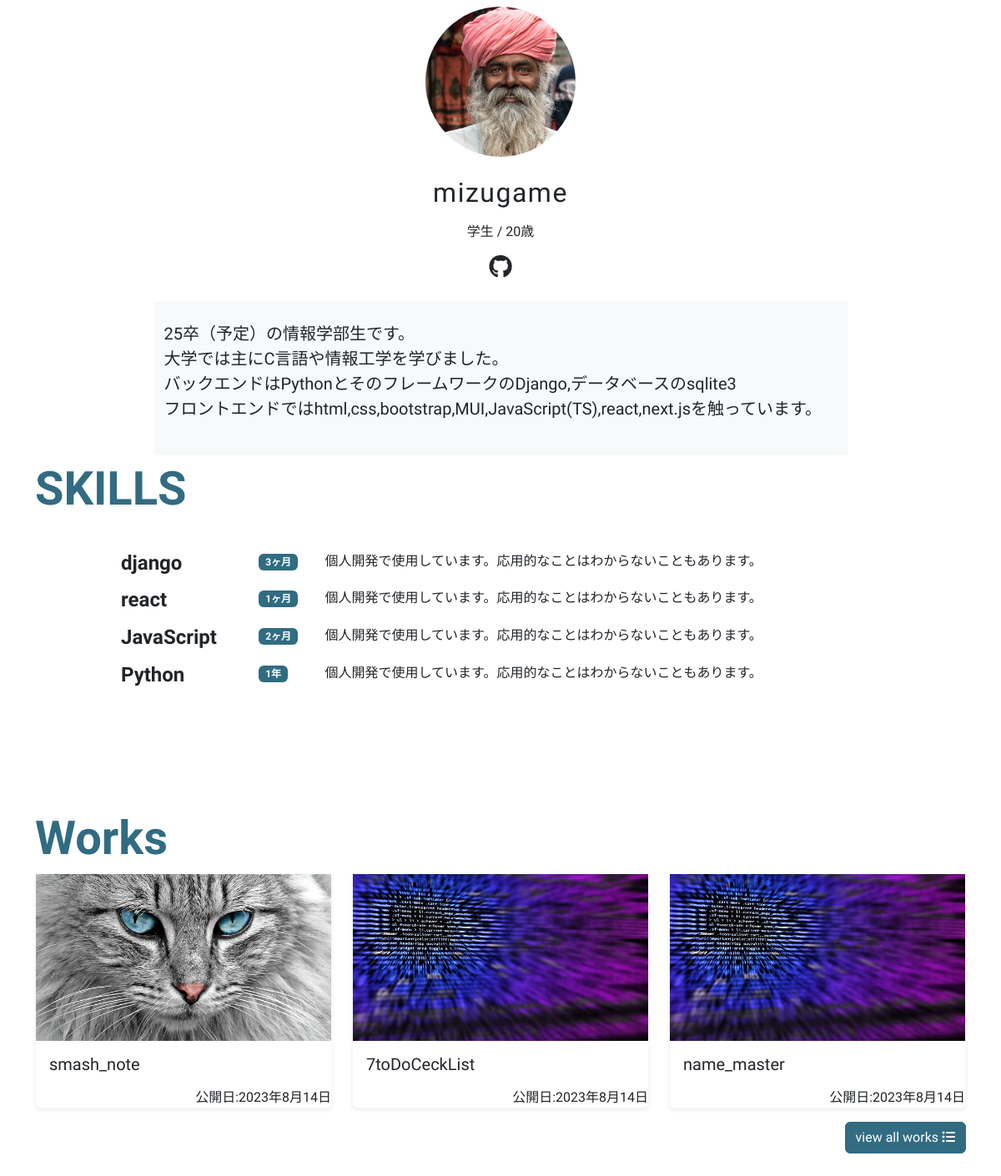
The page / on the database its author committed.
### portfolio/models.py (models this page shows, shortened)
class Profile(models.Model):
    name = models.CharField('名前',max_length=100)
    image = models.ImageField('イメージ',upload_to='profile')
    carrer = models.CharField('職業',max_length=55,null=True,blank=True)
    org = models.CharField('所属組織',max_length=55,null=True,blank=True)
    age = models.CharField('年齢',max_length=55,null=True,blank=True)
    twitter = models.URLField('twitterのURL',null=True,blank=True)
    facebook = models.URLField('facebookのURL',null=True,blank=True)
    instagram = models.URLField('instagramのURL',null=True,blank=True)
    introduction = models.TextField('自己紹介文')
    class Meta:#Metaは管理者画面で表示される名前
        verbose_name_plural = 'プロフィール'# 日本語名

class Skill(models.Model):
    name = models.CharField('名前',max_length=100)
    years = models.IntegerField('経験年数',default=0,null=True,blank=True)
    months = models.IntegerField('経験月数',default=0,null=True,blank=True)
    description = models.ForeignKey(Description,on_delete=models.SET_NULL,null=True,verbose_name='説明文')#削除された時はNULLを登録するようにしたい
    class Meta:
        verbose_name_plural = 'スキル'

class Description(models.Model):#Description:説明、投稿する際にいくつかの中から選択できるようにする
    text = models.CharField('本文',max_length=255)#改行を含まないので
    def __str__(self) -> str:
        return self.text#管理者画面でskillを追加する際にtextを選択できる
    class Meta:
        verbose_name_plural = 'スキルの概要文'

class Work(models.Model):
    title = models.CharField('タイトル',max_length=100)
    image = models.ImageField('イメージ',upload_to='workd',null=True,blank=True)
    url = models.URLField('URL')
    published = models.DateField('公開日',null=True,blank=True)
    class Meta:
        verbose_name_plural = '作品'

### portfolio/views.py (the view)
# urls.py: path('', views.index, name='inex'),
def index(request):
    profile = Profile.objects.all().last()#2つ情報を登録してもエラーが起きない
    skills = Skill.objects.all()
    works = Work.objects.all().order_by('-published')[0:3]
    context = {
        'profile' :profile,
        'skills' :skills,
        'works':works
    }
    return render(request,'index.html',context)

### templates/index.html (shortened to what this page needs)
{% extends 'base.html' %}
{% load static %}
{% block main %}
<header class="header">
  <div class="container">
    <div class="text-center">
      <div class="mb-4">
        <img src="{% static 'assets/img/profile.jpg' %}" height="180" width = "180" class="rounded-circle img-center-cover">
      </div>
      <div>
        <h2 class="text-dark header-title mb-3">{{profile.name}}</h2>
        <div class="mb-3">
          {% if profile.carrer %}
            <span>{{profile.carrer}}</span>
            <span>/</span>
          {% endif %}
          {% if profile.age %}
            <span>{{profile.age}}歳</span>
          {% endif %}
        </div>
      </div>
      <div class="mb-4">
        {% if profile.twitter %}
          <a href="{{profile.twitter}}"target="_blank">
            <i class="fa-brands fa-github sns-icon text-dark"></i>
          </a>
        {% endif %}
      </div>
      <div class="row">
        <div class="col-md-9 mx-auto">
          <div class="jumbotron bg-light py-4">
            <div class="container" style="text-align:left">
              <p class="lead text-dark">
                {{profile.introduction|safe|linebreaksbr}}
              </p>
            </div>
          </div>
        </div>
      </div>
    </div>
  </div>
</header>
<section class="mb-100">
  <div class="container">
    <div>
      <h3 class="display-4 fw-bold text-primary">SKILLS</h3>
    </div>
    <div class="row">
      <div class="col-md-10 mx-auto py-4">
        <table class="table table-borderless">
          {% for skill in skills %}
          <tr>
            <td class="align-midle h4 fw-bold text-dark">{{skill.name}}</td>
            <td class="align-midle"><span class="badge bg-primary py-1 px-2 font-14">
              {%if skill.years%}{{skill.years}}年{%endif%}{% if skill.months %}{{skill.months}}ヶ月{% endif %}
            </span></td>
            <td class="align-midle">{{skill.description}}</td>
          </tr>
          {% endfor %}
        </table>
      </div>
    </div>
  </div>
</section>
<section class="mb-5">
  <div class="container">
    <div>
      <h3 class="display-4 fw-bold text-primary">Works</h3>
      <div class="row">
          {% for work in works %}
        <div class="col-lg-4 mb-3">
          <a href="{{work.url}}" target="_blank" class="color-inherit">
            <div class="card shadow-sm border border-light">
              <div>
                <img
                  src="{% if work.image %}{{work.image.url}}{% else %}{%static 'assets/img/code.jpg'%}{% endif %}"
                  class="w-100 img-center-cover" height="200" alt="">
              </div>
              <div class="p-3">
                <h5 class="text-dark mb-0">{{work.title}}</h5>
              </div>
              <div class="text-end">公開日:{{work.published}}</div>
            </div>
          </a>
        </div>
        {% endfor %}
      </div>
      <div class="text-end">
        <a href="{% url 'portfolio:works' %}"class="btn btn-primary">view all works <i class="fa-solid fa-list-ul pl-1"></i></a>
      </div>
    </div>
  </div>
</section>
{% endblock %}

### templates/base.html (shortened to what this page needs)
{%load static%}
<!DOCTYPE html>
<html lang="ja">
<head>
    <link rel="stylesheet" href="{% static 'assets/css/bootstrap.css' %}">
    <link rel="stylesheet" href="{% static 'assets/css/portfolio.css' %}">
    <link rel="stylesheet" href="{% static 'assets/css/all.css' %}">
</head>
<body>
    {% block main %}{% endblock %}
</body>
</html>

### static/assets/css/portfolio.css (style rules this page uses)
.img-center-cover { object-fit: cover; object-position: center; }
.header { padding: 8px; }
.header-title { letter-spacing: 1.5px; }
.sns-icon { font-size:28px; padding:0 8px; }
.font-14 { font-size: 14; }
.mb-100 { margin-bottom: 100px; }
a { color:inherit; text-decoration: none; }

### rows shown on the page
Profile: name "mizugame", carrer "学生", age "20", introduction "25卒（予定）の情報学部生です。 大学では主にC言語や情報工学を学びました。 バックエンドはPythonとそのフレームワークのDjango,データベースのsqlite3 フロントエンドではhtml,css,bootstrap,MUI,JavaScript(TS),react,next.jsを触っています。"
Skill: name "django", months "3", description "個人開発で使用しています。応用的なことはわからないこともあります。"
Skill: name "react", months "1", description "個人開発で使用しています。応用的なことはわからないこともあります。"
Skill: name "JavaScript", months "2", description "個人開発で使用しています。応用的なことはわからないこともあります。"
Skill: name "Python", years "1", description "個人開発で使用しています。応用的なことはわからないこともあります。"
Work: image (picture), title "smash_note", published "2023年8月14日"
Work: title "7toDoCeckList", published "2023年8月14日"
Work: title "name_master", published "2023年8月14日"
